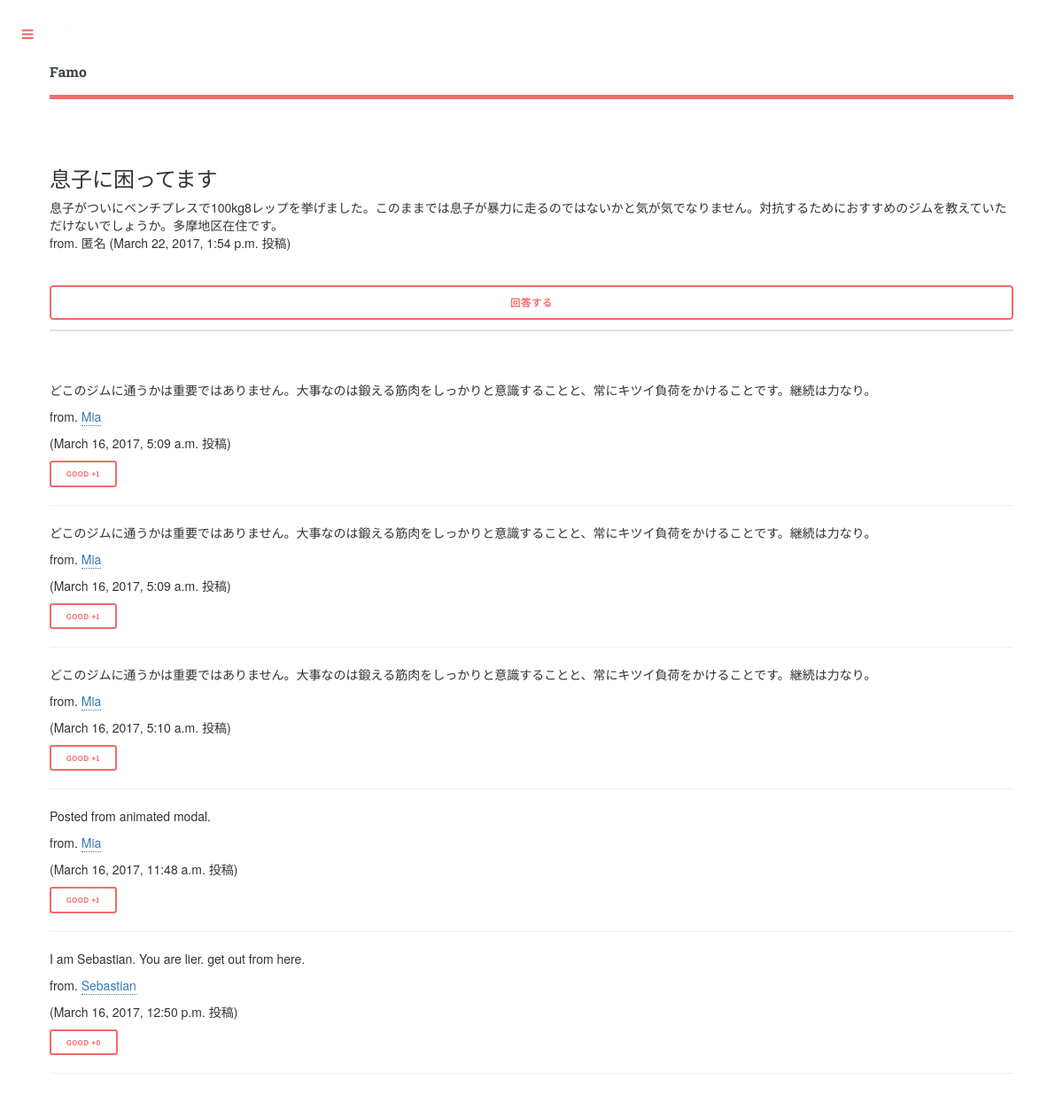
Page /counsel/2/ on the earlier database version.
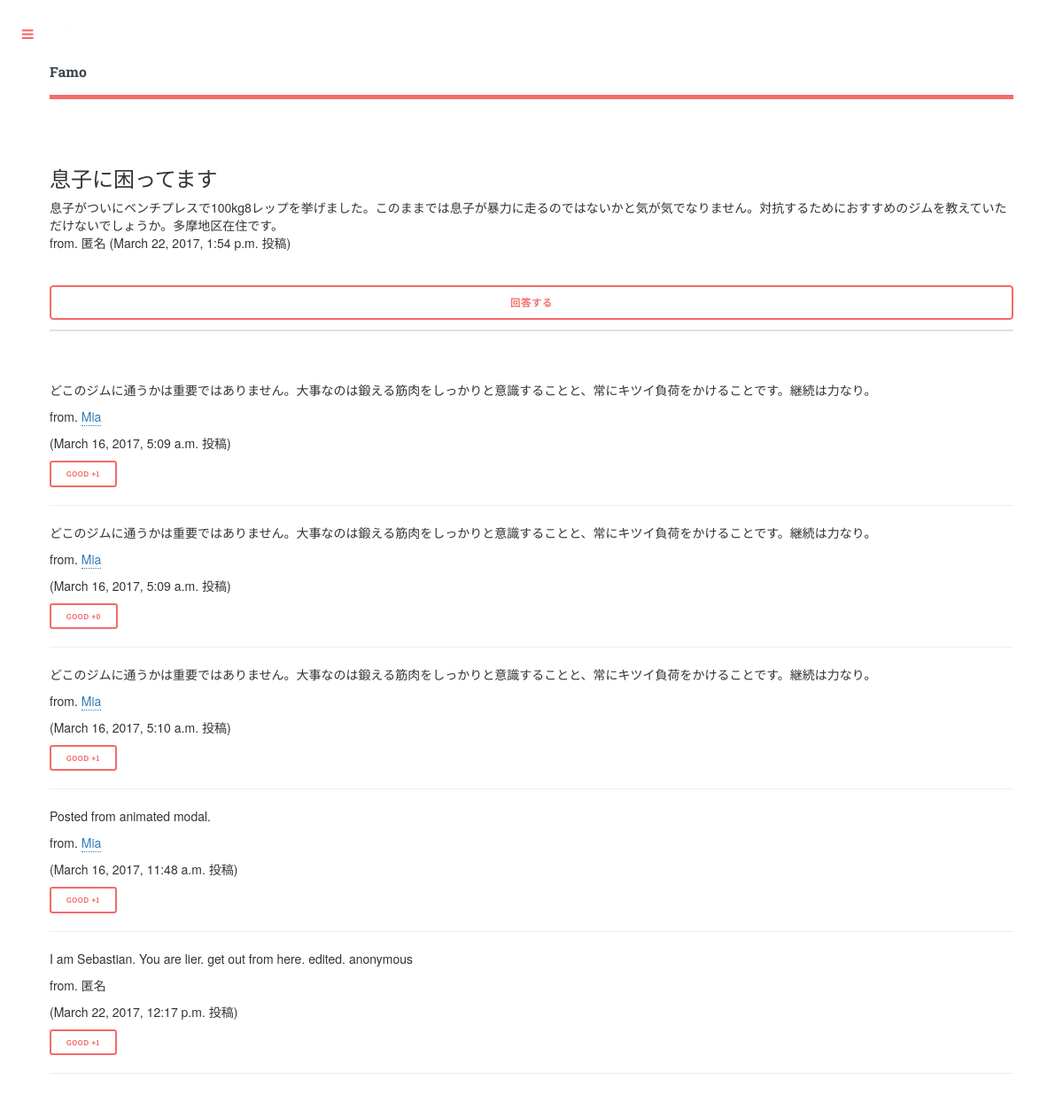
Same page on the later database version.
### counsel/models.py (models this page shows, shortened)
class Post(models.Model):
    title = models.CharField(max_length=50)
    content = models.CharField(max_length=500)
    user = models.ForeignKey(FamoUser)
    updated_date = models.DateTimeField(auto_now=True)
    anonymous = models.BooleanField(default=False)
    class Meta:
        abstract = True

class Answer(Post):
    question = models.ForeignKey(Question)
    good_rators = models.ManyToManyField(FamoUser, related_name='good_answers')
    bad_rators = models.ManyToManyField(FamoUser, related_name='bad_anwers')

### accounts/models.py (models this page shows)
class FamoUser(AbstractUser):
    birth_date = models.DateField(null=True)
    registered_date = models.DateField(auto_now_add=True, null=True)
    sex = models.IntegerField(null=True)    # add a limit_choices_to
    job = models.IntegerField(null=True)    # add a limit_choices_to
    introduction = models.TextField(default='')
    follows = models.ManyToManyField('self', symmetrical=None)

### counsel/views.py (the view)
# urls.py: url(r'^(?P<article_id>\d+)/$', views.detail, name='detail'),
def detail(request, question_id):
    question = get_object_or_404(Question, id=question_id)
    if request.user != question.user:
        question.hits += 1
    else:
        question.last_accessed_date = datetime.now()
    question.save()
    context = {
                'question': question,
                'user': request.user,
                'answers': question.answer_set.all()}
    return render(request, 'counsel/detail.html', context)

### commons/templatetags/commons_extras.py (called while the page is built)
@register.filter
def get_categories(num=30):
    return Category.objects.order_by('name')[:num]

@register.inclusion_tag('commons/login_modal.html')
def login_modal():
    return {'login_form': AuthenticationForm()}

@register.inclusion_tag('commons/search_form.html')
def search_form():
    search_form = SearchForm(prefix='search')
    return {'search_form': search_form}

### counsel/models.py (called while the page is built)
    def __str__(self):
        return self.name

### counsel/templatetags/counsel_extras.py (called while the page is built)
@register.filter
def count_good_rators(answer):
    return answer.good_rators.count()

@register.filter
def is_evaluated_answer(answer, user):
    if answer.good_rators.filter(username=user.username).exists():
        return True
    else:
        return False

@register.inclusion_tag('counsel/question_node.html')
def question_node(question, user):
    return {'question': question, 'user': user}

@register.inclusion_tag('counsel/answer_node.html')
def answer_node(answer_obj, user):
    return {'answer': answer_obj, 'user': user}

@register.inclusion_tag('counsel/post_answer_form.html')
def post_answer_form():
    return {}

### counsel/templates/counsel/detail.html (shortened to what this page needs)
{% extends 'commons/base.html' %}
{% load static %}
{% load counsel_extras %}
{% load commons_extras %}
{% block extend_head %}
<link rel="stylesheet" href="https://maxcdn.bootstrapcdn.com/bootstrap/3.3.7/css/bootstrap.min.css">
{% endblock extend_head %}
{% block content %}
<section id="question">
  <h3>{{ question.title }}</h3>
  {% question_node question user %}
</section>
{% post_answer_modal request.user %}
<section id="answers">
  {% for answer in answers %}
  <section id="answer{{ answer.id }}">
    {% answer_node answer user %}
  </section>
  <hr>
  {% endfor %}
</section>
{% endblock content %}

### counsel/templates/counsel/answer_node.html (shortened to what this page needs)
{% load counsel_extras %}
{{ answer.content }}
<p>
  {% if not answer.anonymous %}
  <p>from. <a href="{% url 'portfolio:user' answer.user %}">{{ answer.user.username }}</a></p>
  {% else %}
  <p>from. 匿名</p>
  {% endif %}
  ({{ answer.updated_date }} 投稿)
</p>
<p>
  <button type="button" class="button {% if answer|is_evaluated_answer:user %}special {% endif %}small" id="good_button{{ answer.id }}">Good +{{ answer|count_good_rators }}</button>
</p>

Differences in the rows shown:
computed for Answer (number 2 of 5 on the later page): id "1" → "0"
changed Answer: content "I am Sebastian. You are lier. get out from here." → "I am Sebastian. You are lier. get out from here. edited. anonymous"; updated_date "March 16, 2017, 12:50 p.m." → "March 22, 2017, 12:17 p.m."; id "0" → "1"; user.username "Sebastian" → (not shown); anonymous "from." → "from. 匿名"
